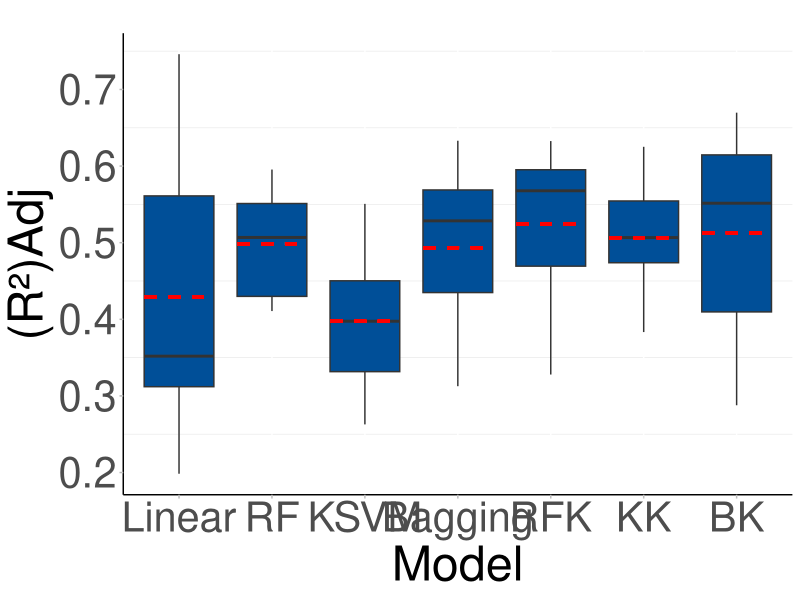
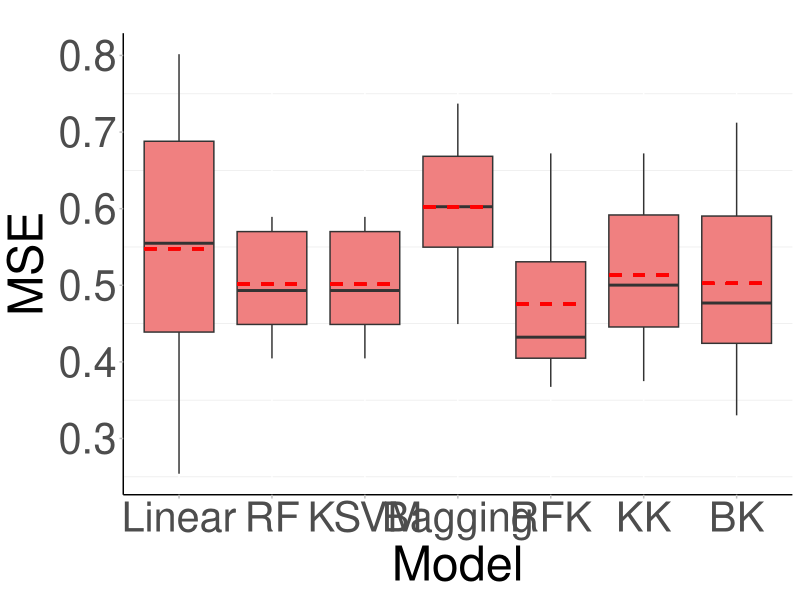

R code for these plots, in order:
# 加载必要的包
library(ggplot2)
library(patchwork)
R_squared_values_A<-c(0.6239385,0.303008, 0.3887625,0.540118 ,0.1983773,0.3150074,0.7460348, 0.3150074)
R_squared_values_B<-c(0.595446,0.5244068,0.5740129,0.4347208,0.4892935, 0.4155638 ,0.41075,0.5434948)
R_squared_values_C<-c(0.4656606,0.3330461,0.5506390,0.2628406,0.3274803,0.4451158,0.3974637,0.3974637)
R_squared_values_D<-c(0.6330904,0.5688666,0.5200674,0.3417398,0.5369640,0.4659306 ,0.3126823,0.5688198)
R_squared_values_E<-c( 0.6326440 ,0.5735776 ,0.6169116, 0.4924763 ,0.5619411, 0.3999785 ,0.3278801 ,0.5879575)
R_squared_values_F<-c(0.5478439 ,0.4165268, 0.6251480 ,0.3833640, 0.4929269,0.5742297,0.5066732,0.5066732)
R_squared_values_G<-c(0.6697352, 0.5633797 ,0.5396686 ,0.4145369, 0.6195601 ,0.3949627 ,0.2877539 ,0.6129432)
MSE_values_A<-c(0.3760615,0.696992,0.6112375,0.459882,0.8016227,0.4984611,0.2539652,0.6849927)
MSE_values_B<-c(0.404554,0.4755932,0.4259871,0.5652792,0.5107065,0.5844362,0.58925,0.4565052)
MSE_values_C<-c( 0.4045540,0.4755932 ,0.4259871 ,0.5652792 ,0.5107065 ,0.5844362 ,0.5892500, 0.4565052)
MSE_values_D<-c(0.5343394, 0.6669539 ,0.4493610 ,0.7371594 ,0.6725197 ,0.6025363,0.6025363,0.5548842)
MSE_values_E<-c(0.3673560, 0.4264224 ,0.3830884, 0.5075237 ,0.4380589, 0.6000215, 0.6721199 ,0.4120425)
MSE_values_F<-c(0.4521561, 0.5834732 ,0.3748520 ,0.6166360, 0.5070731 ,0.6721199 ,0.4257703,0.4933268 ,0.4933268 )
MSE_values_G<-c(0.3302648, 0.4366203, 0.4603314 ,0.5854631, 0.6050373 ,0.7122461 ,0.3870568)
# 数据准备：构造包含两组箱型图数据的完整数据框

results <- data.frame(
  Model = rep(c("Linear", "RF","KSVM","Bagging","RFK","KK","BK"), each = 8),  # 模型名称
  R_squared = c(R_squared_values_A,R_squared_values_B,R_squared_values_C,R_squared_values_D,R_squared_values_E,R_squared_values_F,R_squared_values_G),  # R² 值
  MSE = c(MSE_values_A,MSE_values_B,MSE_values_C,MSE_values_D,MSE_values_E,MSE_values_F,MSE_values_G)  # MSE 值
)

# 计算平均值
mean_R_squared_A <- mean(R_squared_values_A)
mean_R_squared_A
mean_R_squared_B <- mean(R_squared_values_B)
mean_R_squared_B
mean_R_squared_C <- mean(R_squared_values_C)
mean_R_squared_C
mean_R_squared_D <- mean(R_squared_values_D)
mean_R_squared_D
mean_R_squared_E <- mean(R_squared_values_E)
mean_R_squared_E
mean_R_squared_F <- mean(R_squared_values_F)
mean_R_squared_F
mean_R_squared_G <- mean(R_squared_values_G)
mean_R_squared_G
mean_MSE_A <- mean(MSE_values_A)
mean_MSE_A
mean_MSE_B <- mean(MSE_values_B)
mean_MSE_B
mean_MSE_C <- mean(MSE_values_C)
mean_MSE_C
mean_MSE_D <- mean(MSE_values_D)
mean_MSE_D
mean_MSE_E <- mean(MSE_values_E)
mean_MSE_E
mean_MSE_F <- mean(MSE_values_F)
mean_MSE_F
mean_MSE_G <- mean(MSE_values_G)
mean_MSE_G
# 确保模型顺序一致
results$Model <- factor(results$Model, levels = c("Linear", "RF", "KSVM", "Bagging", "RFK", "KK", "BK"))
# R² 的箱型图
R_squared_plot <- ggplot(results, aes(x = Model, y = R_squared, fill = Model)) +
  geom_boxplot() +
  # 添加红色虚线表示均值
  geom_segment(aes(x = 0.63, xend = 1.38, y = mean_R_squared_A), color = "red", linetype = "dashed", size = 1) +
  geom_segment(aes(x = 1.63, xend = 2.38, y = mean_R_squared_B), color = "red", linetype = "dashed", size = 1) +
  geom_segment(aes(x = 2.63, xend = 3.38, y = mean_R_squared_C), color = "red", linetype = "dashed", size = 1) +
  geom_segment(aes(x = 3.63, xend = 4.38, y = mean_R_squared_D), color = "red", linetype = "dashed", size = 1) +
  geom_segment(aes(x = 4.63, xend = 5.38, y = mean_R_squared_E), color = "red", linetype = "dashed", size = 1) +
  geom_segment(aes(x = 5.63, xend = 6.38, y = mean_R_squared_F), color = "red", linetype = "dashed", size = 1) +
  geom_segment(aes(x = 6.63, xend = 7.38, y = mean_R_squared_G), color = "red", linetype = "dashed", size = 1) +
  labs(title = "", x = "Model", y = "(R²)Adj") +
  theme_minimal() +
  theme(
    axis.text = element_text(size = 30),           # 调整坐标刻度文字大小
    axis.ticks = element_line(color = "gray"),    # 添加刻度线
    axis.title.x = element_text(size = 35),          # 设置横纵坐标标题字体大小
    axis.title.y = element_text(size = 35), 
    axis.line = element_line(color = "black"),     # 添加横纵坐标轴
    plot.title = element_text(hjust = 0.5),        # 标题居中
    panel.grid.major = element_line(color = "white"), # 保留默认网格线
    #panel.background = element_rect(fill = "grey90", color = NA) ,# 设置灰色背景
    legend.position = "none"              
  ) +
  scale_y_continuous(breaks = seq(0, 1, by = 0.1)) +  # 设置纵坐标刻度范围
  scale_fill_manual(values = c("Linear" = "#004F98", "RF" = "#004F98", 
                               "KSVM" = "#004F98", "Bagging" = "#004F98", 
                               "RFK" = "#004F98", "KK" = "#004F98", "BK" = "#004F98"))
R_squared_plot

# MSE 的箱型图
MSE_plot <- ggplot(results, aes(x = Model, y = MSE, fill = Model)) +
  geom_boxplot() +
  # 添加红色虚线表示均值
  geom_segment(aes(x = 0.63, xend = 1.38, y = mean_MSE_A), color = "red", linetype = "dashed", size = 1) +
  geom_segment(aes(x = 1.63, xend = 2.38, y = mean_MSE_B), color = "red", linetype = "dashed", size = 1) +
  geom_segment(aes(x = 2.63, xend = 3.38, y = mean_MSE_C), color = "red", linetype = "dashed", size = 1) +
  geom_segment(aes(x = 3.63, xend = 4.38, y = mean_MSE_D), color = "red", linetype = "dashed", size = 1) +
  geom_segment(aes(x = 4.63, xend = 5.38, y = mean_MSE_E), color = "red", linetype = "dashed", size = 1) +
  geom_segment(aes(x = 5.63, xend = 6.38, y = mean_MSE_F), color = "red", linetype = "dashed", size = 1) +
  geom_segment(aes(x = 6.63, xend = 7.38, y = mean_MSE_G), color = "red", linetype = "dashed", size = 1) +
  labs(title = "", x = "Model", y = "MSE") +
  theme_minimal() +
  theme(
    axis.text = element_text(size = 30),           # 调整坐标刻度文字大小
    axis.ticks = element_line(color = "gray"),    # 添加刻度线
    axis.title.x = element_text(size = 35),          # 设置横纵坐标标题字体大小
    axis.title.y = element_text(size = 35), 
    axis.line = element_line(color = "black"),     # 添加横纵坐标轴
    plot.title = element_text(hjust = 0.5),        # 标题居中
    panel.grid.major = element_line(color = "white"), # 保留默认网格线
   # panel.background = element_rect(fill = "grey90", color = NA) ,# 设置灰色背景
    legend.position = "none"       
  ) +
  scale_y_continuous(
    breaks = seq(0, 1, by = 0.1)  # 适当扩展纵坐标范围，避免图表边界重叠
  ) +
  scale_fill_manual(values = c("Linear" = "lightcoral", "RF" = "lightcoral", 
                               "KSVM" = "lightcoral", "Bagging" = "lightcoral", 
                               "RFK" = "lightcoral", "KK" = "lightcoral", "BK" = "lightcoral"))
MSE_plot

# 合并两张图表，垂直排列
#combined_plot <- R_squared_plot | MSE_plot

# 显示图表
#combined_plot

